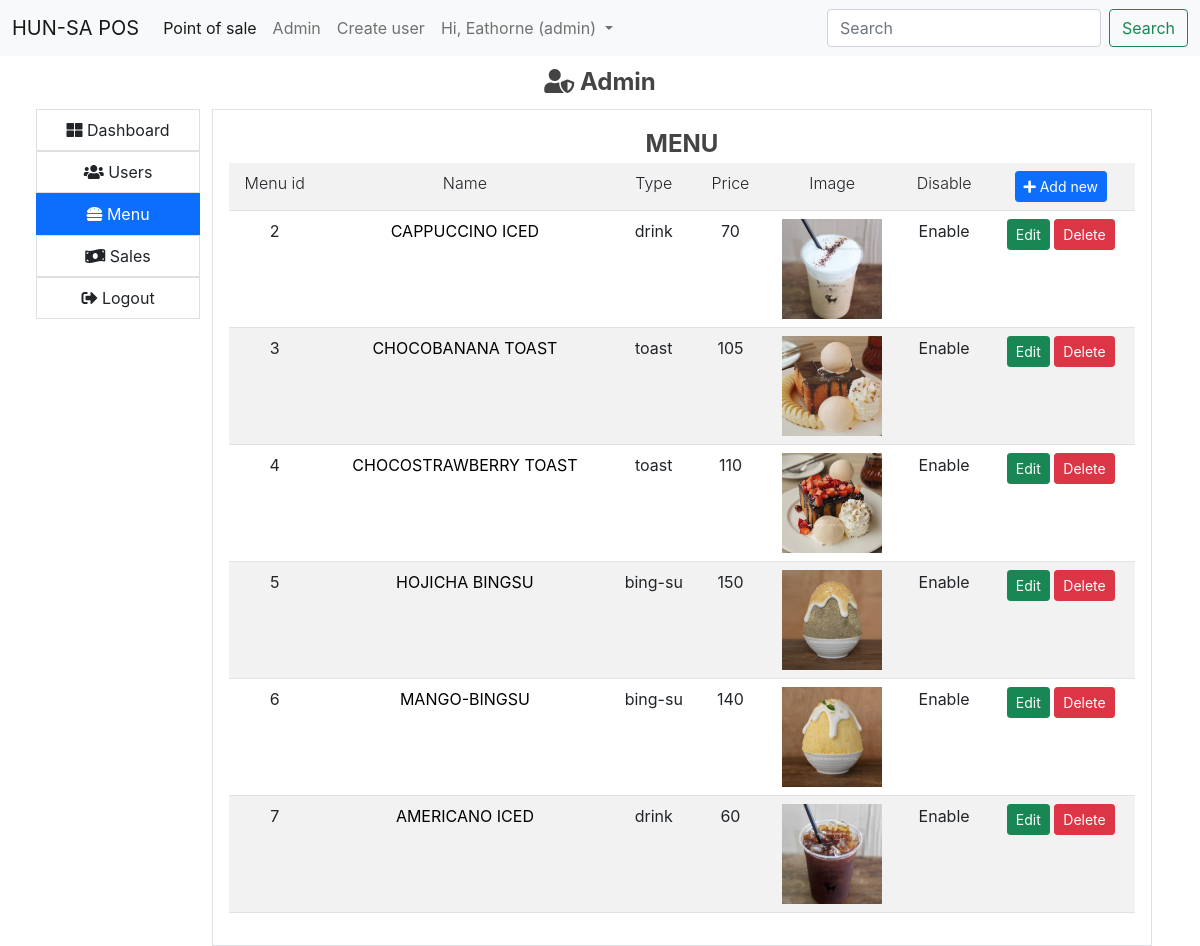
/index.php?pg=admin&tab=menu (signed in), run on the app's committed database.
### tables this page shows
CREATE TABLE `menu_info` (
  `menu_id` int(11) NOT NULL,
  `menu_name` text NOT NULL,
  `menu_price` int(11) NOT NULL,
  `disable` tinyint(4) NOT NULL,
  `menu_type` text NOT NULL,
  `menu_img` text NOT NULL
);

### app/core/init.php (called while the page is built, shortened)
<?php
require "../app/core/functions.php";
require "../app/core/database.php";
require "../app/core/model.php";
function my_function($classname)
{
	$filename = "../app/models/".ucfirst($classname) . ".php";
}

### app/models/Auth.php (called while the page is built, shortened)
<?php
class Auth
{
	public static function get($column)
	{
		if(!empty($_SESSION['USER'][$column])){
			return $_SESSION['USER'][$column];
		}
		return "Unknown";
	}
	public static function logged_in()
	{
		if(!empty($_SESSION['USER'])){
			$db = new Database();
			if($db->query("select * from users where email = :email limit 1",['email'=>$_SESSION['USER']['email']]))
			{
				return true;
			}
		}
		return false;
	}
	public static function access($role)
	{
		$access['admin'] 		= ['admin'];
		$access['supervisor'] 	= ['admin','supervisor'];
		$access['cashier'] 		= ['admin','supervisor','cashier'];
		$access['accountant'] 	= ['admin','accountant'];
		$access['user'] 		= ['admin','supervisor','cashier','user'];
		$myrole = self::get('role');
		if(in_array($myrole, $access[$role]))
		{
			return true;
		}
		return false;
	}
}

### app/core/functions.php (called while the page is built, shortened)
<?php
function esc($str)
{
	return htmlspecialchars($str);
}
function auth($column)
{
	if(!empty($_SESSION['USER'][$column])){
		return $_SESSION['USER'][$column];
	}
	return "Unknown";
}
function crop($filename,$size = 400,$type = 'product')
{
	$ext = strtolower(pathinfo($filename,PATHINFO_EXTENSION));
	$cropped_file = preg_replace("/\.$ext$/", "_cropped.".$ext, $filename);
	if(file_exists($cropped_file))
	{
		return $cropped_file;
	}
	return $cropped_file;
}

### app/core/database.php (called while the page is built)
<?php
class Database
{
	private function db_connect(){
		$DBHOST = "localhost";
		$DBNAME = "pos_hunsa";
		$DBUSER = "root";
		$DBPASS = "";
		$DBDRIVER = "mysql";
		try{
			$con = new PDO("$DBDRIVER:host=$DBHOST;dbname=$DBNAME",$DBUSER,$DBPASS);
		}catch(PDOException $e){
			echo $e->getMessage();
		}
		return $con;
	}
	public function query($query,$data = array())
	{
		$con = $this->db_connect();
		$smt = $con->prepare($query);
		$check = $smt->execute($data);
		if($check)
		{
			$result = $smt->fetchAll(PDO::FETCH_ASSOC);
			if(is_array($result) && count($result) > 0){
				return $result;
			}
		}
		return false;
	}
}

### app/core/model.php (called while the page is built, shortened)
<?php
class Model extends Database
{
	public function getAll($limit = 10,$offset = 0,$order = "desc",$order_column = "id")
	{
		$query = "select * from $this->table order by $order_column $order limit $limit offset $offset";
		$db = new Database;
		return $db->query($query);
	}
}

### app/views/admin/menu.view.php (the view)
<div class="table-responsive">
	<table class="table table-striped table-hover">
		<tr>
			<th>Menu id</th>
			<th>Name</th>
			<th>Type</th>
			<th>Price</th>
			<th>Image</th>
			<th>Disable</th>
			<th>
				<a href="index.php?pg=menu-new">
					<button class="btn btn-primary btn-sm"><i class="fa fa-plus"></i> Add new</button>
				</a>
			</th>
		</tr>
		<?php if (!empty($products)) : ?>
			<?php foreach ($products as $product) : ?>
				<tr>
					<td><?= esc($product['menu_id']) ?></td>
					<td>
						<a href="index.php?pg=menu-edit&id=<?= $product['menu_id'] ?>">
							<?= esc(strtoupper($product['menu_name'])) ?>
						</a>
					</td>
					<td><?= esc($product['menu_type']) ?></td>
					<td><?= esc($product['menu_price']) ?></td>
					<td>
						<img src="<?= crop($product['menu_img']) ?>" style="width: 100%;max-width:100px;">
					</td>
					<td>
						<?php
						if($product['disable']==0)
						{
							echo "Enable";
						}
						else
						{
							echo "Disable";
						}
						?>
					</td>
					<td>
						<a href="index.php?pg=menu-edit&id=<?= $product['menu_id'] ?>">
							<button class="btn btn-success btn-sm">Edit</button>
						</a>
						<a href="index.php?pg=menu-delete&id=<?= $product['menu_id'] ?>">
							<button class="btn btn-danger btn-sm">Delete</button>
						</a>
					</td>
				</tr>
			<?php endforeach; ?>
		<?php endif; ?>
	</table>
</div>

### public/index.php (shortened to what this page needs)
<?php
require "../app/core/init.php";
$controller = $_GET['pg'] ?? "home";
$controller = strtolower($controller);
if(file_exists("../app/controllers/".$controller . ".php"))
{
	require "../app/controllers/".$controller . ".php";
} ?>

### app/controllers/admin.php (shortened to what this page needs)
<?php
$tab = $_GET['tab'] ?? 'dashboard';
if($tab == "menu")
{
	$menuClass = new Menu_info();
	$products = $menuClass->getAll(300,0,'asc','menu_id');
}
if(Auth::access('supervisor')){
	require views_path('admin/admin');
}else{
	Auth::setMessage("You dont have access to the admin page");
	require views_path('auth/denied');
}

### app/views/partials/header.view.php (shortened to what this page needs)
<!DOCTYPE html>
<html>
<head>
	<link rel="stylesheet" type="text/css" href="assets/css/bootstrap.min.css">
	<link rel="stylesheet" type="text/css" href="assets/css/all.min.css">
	<link rel="stylesheet" type="text/css" href="assets/css/main.css">
	<link rel="stylesheet" href="assets/css/kioskboard-2.3.0.min.css" />
</head>
<body>
	<?php
		$no_nav[] = "login";
	?>
	<?php if(!in_array($controller, $no_nav)):?>
		<?php require views_path('partials/nav');?>
	<?php endif;?>
	<div class="container-fluid" style="min-width: 350px;">

### app/views/partials/nav.view.php (shortened to what this page needs)
<nav class="navbar navbar-expand-lg navbar-light bg-light" style="min-width:350px">
	  <div class="container-fluid">
	    <a class="navbar-brand" href="index.php?pg=home"><?=esc(APP_NAME)?></a>
	    <div class="collapse navbar-collapse" id="navbarSupportedContent">
	      <ul class="navbar-nav me-auto mb-2 mb-lg-0">
	        <li class="nav-item">
	          <a class="nav-link active" aria-current="page" href="index.php?pg=home">Point of sale</a>
	        </li>
	        <?php if(Auth::access('supervisor')):?>
		        <li class="nav-item">
		          <a class="nav-link" href="index.php?pg=admin">Admin</a>
		        </li>
		    <?php endif;?>
	        <?php if(Auth::access('admin')):?>
		        <li class="nav-item">
		          <a class="nav-link" href="index.php?pg=signup">Create user</a>
		        </li>
		    <?php endif;?>
		    <?php if(!Auth::logged_in()):?>
		        <li class="nav-item">
		          <a class="nav-link" href="index.php?pg=login">Login</a>
		        </li>
	        <?php else:?>
		        <li class="nav-item dropdown">
		          <a class="nav-link dropdown-toggle" href="#" id="navbarDropdown" role="button" data-bs-toggle="dropdown" aria-expanded="false">
		            Hi, <?=auth('username')?> (<?=Auth::get('role')?>)
		          </a>
		        </li>
	    	 <?php endif;?>
	      </ul>
	      <form class="d-flex">
	        <input class="form-control me-2" type="search" placeholder="Search" aria-label="Search">
	        <button class="btn btn-outline-success" type="submit">Search</button>
	      </form>
	    </div>
	  </div>
	</nav>

### app/views/admin/admin.view.php (shortened to what this page needs)
<?php require views_path('partials/header');?>
<div style="color:#444">
	<center class="p-2"><h4><i class="fa fa-user-shield"></i> Admin</h4></center>
	<div class="container-fluid row">
		<div class="col-12 col-sm-4 col-md-3 col-lg-2">
			<ul class="list-group">
				<a href="index.php?pg=admin&tab=dashboard">
			  		<li class="list-group-item <?=!$tab || $tab == 'dashboard'?'active':''?>" ><i class="fa fa-th-large"></i> Dashboard</li>
			  	</a>
			  	<a href="index.php?pg=admin&tab=users">
			  		<li class="list-group-item <?=$tab=='users'?'active':''?>"><i class="fa fa-users"></i> Users</li>
				</a>
			  	<a href="index.php?pg=admin&tab=menu">
			  		<li class="list-group-item <?=$tab=='menu'?'active':''?>"><i class="fa fa-hamburger"></i> Menu</li>
				</a>
				<a href="index.php?pg=admin&tab=sales">
			  		<li class="list-group-item <?=$tab=='sales'?'active':''?>"><i class="fa fa-money-bill-wave"></i> Sales</li>
				</a>
			  	<a href="index.php?pg=logout">
			  		<li class="list-group-item"><i class="fa fa-sign-out-alt"></i> Logout</li>
				</a>
			</ul>
		</div>
		<div class="border col p-3">
			<h4><?=strtoupper($tab)?></h4>
			<?php
				switch ($tab) {
					case 'menu':
						require views_path('admin/menu');
						break;
				}
			?>
		</div>
	</div>
</div>
<?php require views_path('partials/footer');?>

### app/views/partials/footer.view.php (shortened to what this page needs)
	</div>
</body>
</html>

### public/assets/css/main.css (style rules this page uses)
body a { text-decoration: none; }

### data on the page
menu_info: menu_id "2", menu_name "CAPPUCCINO ICED", menu_type "drink", menu_price "70", shows a picture, disable "Enable"
menu_info: menu_id "3", menu_name "CHOCOBANANA TOAST", menu_type "toast", menu_price "105", shows a picture, disable "Enable"
menu_info: menu_id "4", menu_name "CHOCOSTRAWBERRY TOAST", menu_type "toast", menu_price "110", shows a picture, disable "Enable"
menu_info: menu_id "5", menu_name "HOJICHA BINGSU", menu_type "bing-su", menu_price "150", shows a picture, disable "Enable"
menu_info: menu_id "6", menu_name "MANGO-BINGSU", menu_type "bing-su", menu_price "140", shows a picture, disable "Enable"
menu_info: menu_id "7", menu_name "AMERICANO ICED", menu_type "drink", menu_price "60", shows a picture, disable "Enable"

### other printed values
APP_NAME "HUN-SA POS"
auth('username') "Eathorne"
Auth::get('role') "admin"
$tab "MENU"
